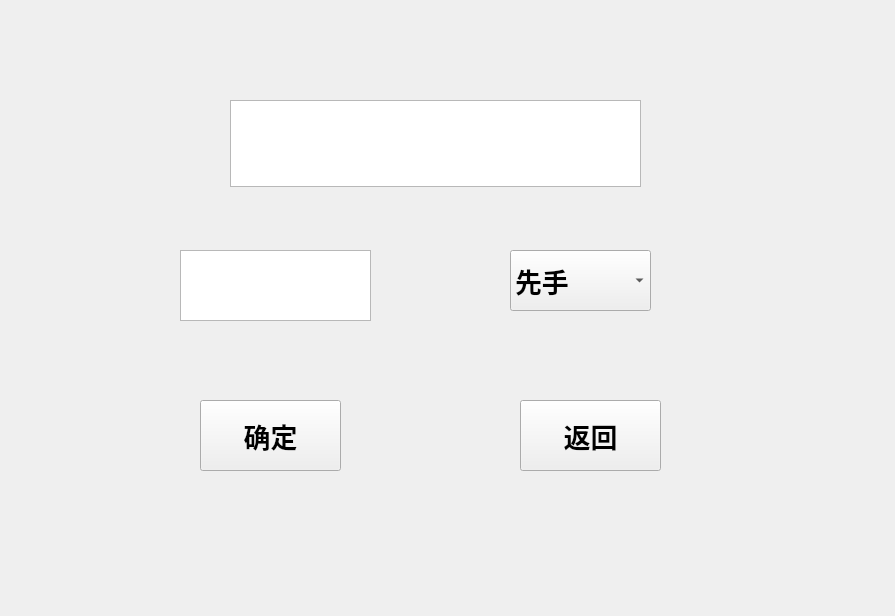
<?xml version="1.0" encoding="UTF-8"?>
<ui version="4.0">
 <class>choosestyle</class>
 <widget class="QWidget" name="choosestyle">
  <property name="geometry">
   <rect>
    <x>0</x>
    <y>0</y>
    <width>895</width>
    <height>616</height>
   </rect>
  </property>
  <property name="windowTitle">
   <string>Form</string>
  </property>
  <property name="styleSheet">
   <string notr="true">background-image: url(:/res/pic2.png);</string>
  </property>
  <widget class="QWidget" name="widget" native="true">
   <property name="geometry">
    <rect>
     <x>0</x>
     <y>0</y>
     <width>961</width>
     <height>621</height>
    </rect>
   </property>
   <widget class="QPushButton" name="pushButton">
    <property name="geometry">
     <rect>
      <x>520</x>
      <y>400</y>
      <width>141</width>
      <height>71</height>
     </rect>
    </property>
    <property name="font">
     <font>
      <pointsize>20</pointsize>
      <bold>true</bold>
     </font>
    </property>
    <property name="styleSheet">
     <string notr="true">background-image: url(:/res/chess3.png);</string>
    </property>
    <property name="text">
     <string>返回</string>
    </property>
   </widget>
   <widget class="QPushButton" name="pushButton_2">
    <property name="geometry">
     <rect>
      <x>200</x>
      <y>400</y>
      <width>141</width>
      <height>71</height>
     </rect>
    </property>
    <property name="font">
     <font>
      <pointsize>20</pointsize>
      <bold>true</bold>
     </font>
    </property>
    <property name="styleSheet">
     <string notr="true">background-image: url(:/res/chess3.png);</string>
    </property>
    <property name="text">
     <string>确定</string>
    </property>
   </widget>
   <widget class="QComboBox" name="comboBox">
    <property name="geometry">
     <rect>
      <x>510</x>
      <y>250</y>
      <width>141</width>
      <height>61</height>
     </rect>
    </property>
    <property name="font">
     <font>
      <pointsize>20</pointsize>
      <bold>true</bold>
     </font>
    </property>
    <item>
     <property name="text">
      <string>先手</string>
     </property>
    </item>
    <item>
     <property name="text">
      <string>后手</string>
     </property>
    </item>
   </widget>
   <widget class="QTextEdit" name="textEdit_2">
    <property name="geometry">
     <rect>
      <x>180</x>
      <y>250</y>
      <width>191</width>
      <height>71</height>
     </rect>
    </property>
    <property name="html">
     <string>&lt;!DOCTYPE HTML PUBLIC &quot;-//W3C//DTD HTML 4.0//EN&quot; &quot;http://www.w3.org/TR/REC-html40/strict.dtd&quot;&gt;
&lt;html&gt;&lt;head&gt;&lt;meta name=&quot;qrichtext&quot; content=&quot;1&quot; /&gt;&lt;meta charset=&quot;utf-8&quot; /&gt;&lt;style type=&quot;text/css&quot;&gt;
p, li { white-space: pre-wrap; }
&lt;/style&gt;&lt;/head&gt;&lt;body style=&quot; font-family:'Microsoft YaHei UI'; font-size:9pt; font-weight:400; font-style:normal;&quot;&gt;
&lt;p style=&quot; margin-top:0px; margin-bottom:0px; margin-left:0px; margin-right:0px; -qt-block-indent:0; text-indent:0px;&quot;&gt;&lt;span style=&quot; font-size:26pt; font-weight:700; color:#ffffff;&quot;&gt;下棋顺序&lt;/span&gt;&lt;/p&gt;&lt;/body&gt;&lt;/html&gt;</string>
    </property>
   </widget>
   <widget class="QTextEdit" name="textEdit">
    <property name="geometry">
     <rect>
      <x>230</x>
      <y>100</y>
      <width>411</width>
      <height>87</height>
     </rect>
    </property>
    <property name="html">
     <string>&lt;!DOCTYPE HTML PUBLIC &quot;-//W3C//DTD HTML 4.0//EN&quot; &quot;http://www.w3.org/TR/REC-html40/strict.dtd&quot;&gt;
&lt;html&gt;&lt;head&gt;&lt;meta name=&quot;qrichtext&quot; content=&quot;1&quot; /&gt;&lt;meta charset=&quot;utf-8&quot; /&gt;&lt;style type=&quot;text/css&quot;&gt;
p, li { white-space: pre-wrap; }
&lt;/style&gt;&lt;/head&gt;&lt;body style=&quot; font-family:'Microsoft YaHei UI'; font-size:9pt; font-weight:400; font-style:normal;&quot;&gt;
&lt;p align=&quot;center&quot; style=&quot; margin-top:0px; margin-bottom:0px; margin-left:0px; margin-right:0px; -qt-block-indent:0; text-indent:0px;&quot;&gt;&lt;span style=&quot; font-size:28pt; font-weight:700; color:#ffffff;&quot;&gt;请您选择游戏顺序&lt;/span&gt;&lt;/p&gt;&lt;/body&gt;&lt;/html&gt;</string>
    </property>
   </widget>
  </widget>
 </widget>
 <resources/>
 <connections/>
</ui>
